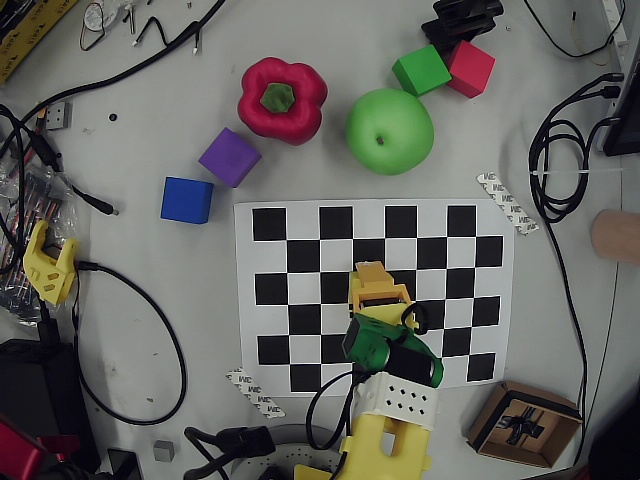
#> input picture scripts/auto_descended2.jpg, 640 x 480 px, given in place of board_src.jpg, which was not available
$ python board_homography4.py
#> lines starting #> are read from the running program, lines starting #| are printed output that depends on the picture; pictures that were not available may be replaced by others from this repository, and a replacement may not be noted
### qianli_ws/src/qianli_vision/qianli_vision/runtime_paths.py
"""ROS-independent resource paths shared by nodes and standalone tools.

Explicit overrides never silently fall back to a different robot or calibration.
Importing this module does not create directories, open devices or import ROS.
"""
from __future__ import annotations

import os
from pathlib import Path


def project_root() -> Path:
    override = os.environ.get('QI_PROJECT_ROOT')
    if override:
        return Path(override).expanduser().resolve()
    for parent in Path(__file__).resolve().parents:
        if (parent / 'qianli_ws').is_dir() and (parent / 'dual_twin').is_dir():
            return parent
    raise RuntimeError('Cannot locate QianLi; set QI_PROJECT_ROOT to the checkout')


def project_path(relative: str = '') -> str:
    return str(project_root() / relative)


# [11 lines left out: function so101_path, not called in this run]


def parts_path(relative: str = '') -> str:
    root = Path(os.environ.get('QI_PARTS_DIR', project_path('dual_twin/mj_parts')))
    return str(root.expanduser() / relative)


# [32 lines left out: functions robot_urdf_path, arm_source_path, driver_params_path, not called in this run]


def calibration_path(filename: str = '') -> str:
    root = Path(os.environ.get('QI_CALIB_DIR', project_path('calib'))).expanduser()
    return str(root / filename)


# [6 lines left out: function camera_source, not called in this run]


def default_camera():
    return camera_source(os.environ.get('QI_CAMERA', '0'))


# [25 lines left out: functions open_video_capture, default_arm_port, not called in this run]

### scripts/board_homography4.py
#!/usr/bin/env python3
"""抗遮挡棋盘单应 v4：SB 检测器找子棋盘 + 已知像素范围定相位。"""

from project_paths import open_video_capture

from project_paths import calibration_path, default_camera
import json
import sys

import cv2
import numpy as np

CELL = 33.0
COLS, ROWS = 7, 5
KNOWN = (286.0, 475.0, 236.0, 364.0)


def main():
    img = cv2.imread('/tmp/board_src.jpg')
#> img is the input picture: shape (480, 640, 3); mean B, G, R 96.1, 100.3, 100.6
    if img is None:
        cap = open_video_capture(default_camera())
        for _ in range(20):
            ok, f = cap.read()
            if ok:
                img = f
        cap.release()
        cv2.imwrite('/tmp/board_src.jpg', img)
    gray = cv2.cvtColor(img, cv2.COLOR_BGR2GRAY)
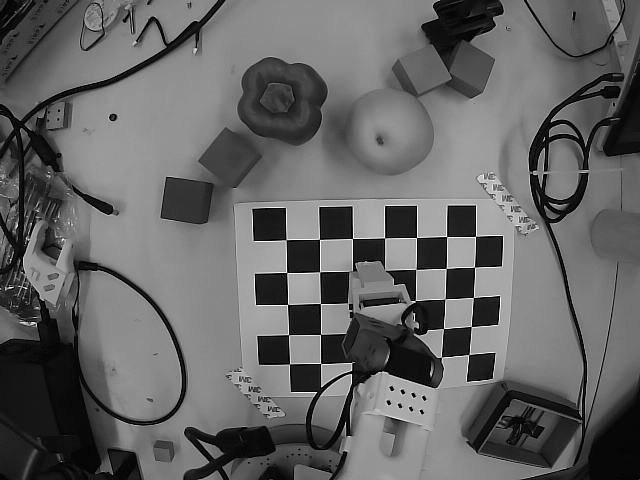
#> gray: shape (480, 640); min 0, max 255, mean 99.9
    variants = {'raw': gray,
                'clahe': cv2.createCLAHE(2.0, (8, 8)).apply(gray),
                'blur': cv2.GaussianBlur(gray, (3, 3), 0)}

    found_list = []
    for vn, im in variants.items():
        for cw in range(3, COLS + 1):
            for ch in range(3, ROWS + 1):
                try:
                    ok, corners = cv2.findChessboardCornersSB(im, (cw, ch))
                except Exception:
                    continue
                if ok:
                    found_list.append((cw * ch, cw, ch, vn,
                                       corners.reshape(-1, 2).astype(np.float64)))
#> this loop made 3 passes
#> vn on passes 1 to 3: 'raw', 'clahe', 'blur'
#> after the loop, found_list = 15 items
    if not found_list:
        print('❌ SB 也没找到任何子棋盘')
        return 1
    found_list.sort(reverse=True, key=lambda t: t[0])
    print(f'SB 找到 {len(found_list)} 个候选，最大 {found_list[0][1]}x'
          f'{found_list[0][2]} ({found_list[0][3]})')
#| SB 找到 15 个候选，最大 3x5 (raw)

    best = None
    for n, cw, ch, vn, corners in found_list:
        for ox in range(COLS - cw + 1):
            for oy in range(ROWS - ch + 1):
                obj = np.zeros((cw * ch, 2), np.float32)
                obj[:, 0] = (np.tile(np.arange(cw), ch) + ox) * CELL
                obj[:, 1] = (np.repeat(np.arange(ch), cw) + oy) * CELL
                H, _ = cv2.findHomography(corners.astype(np.float32), obj)
                if H is None:
                    continue
                full = np.zeros((COLS * ROWS, 2), np.float32)
                full[:, 0] = np.tile(np.arange(COLS), ROWS) * CELL
                full[:, 1] = np.repeat(np.arange(ROWS), COLS) * CELL
                inv = np.linalg.inv(H)
                v = (inv @ np.hstack([full, np.ones((len(full), 1))]).T).T
                p = v[:, :2] / v[:, 2:3]
                err = (abs(p[:, 0].min() - KNOWN[0]) + abs(p[:, 0].max() - KNOWN[1])
                       + abs(p[:, 1].min() - KNOWN[2]) + abs(p[:, 1].max() - KNOWN[3]))
                if best is None or err < best[0]:
                    best = (err, H, (cw, ch), (ox, oy), p, vn, n)
#> this loop made 15 passes
#> (n, cw, ch, vn) on passes 1 to 12: (15, 3, 5, 'raw'), (15, 5, 3, 'raw'), (15, 3, 5, 'clahe'), (15, 5, 3, 'clahe'), (15, 3, 5, 'blur'), (15, 5, 3, 'blur'), (12, 3, 4, 'raw'), (12, 4, 3, 'raw'), (12, 3, 4, 'clahe'), (12, 4, 3, 'clahe'), (12, 3, 4, 'blur'), (12, 4, 3, 'blur')
#> after the loop, best = 7 items
    err, H, size, off, p, vn, n = best
#> err = 12.48; H = [[0.839, -0.0886, -224.2], [0.00756, 0.794, -191], [-0.000155, -0.000627, 1]]; size = (4, 3); off = (3, 0); p = 35 pairs, first value 292.3 to 475.8, second value 236.2 to 358.8; vn = 'blur'; n = 12
    print(f'最佳: {vn} 子棋盘 {size[0]}x{size[1]} 偏移({off[0]},{off[1]}) '
          f'{n} 角点  范围匹配误差 {err:.1f}px')
#| 最佳: blur 子棋盘 4x3 偏移(3,0) 12 角点  范围匹配误差 12.5px
    print(f'  预测整盘像素范围 x {p[:,0].min():.0f}..{p[:,0].max():.0f} '
          f'y {p[:,1].min():.0f}..{p[:,1].max():.0f}')
#|   预测整盘像素范围 x 292..476 y 236..359
    print(f'  已知范围            x {KNOWN[0]:.0f}..{KNOWN[1]:.0f} '
          f'y {KNOWN[2]:.0f}..{KNOWN[3]:.0f}')
    if err > 40:
        print('❌ 匹配太差')
        return 1
    json.dump({'H': H.tolist(), 'cell_mm': CELL, 'sub': list(size),
               'offset': list(off), 'match_err_px': float(err), 'variant': vn},
              open(calibration_path('board_homography.json'), 'w'), indent=2)
    print('✅ 已写 /tmp/board_homography.json')

    hsv = cv2.cvtColor(img, cv2.COLOR_BGR2HSV)
    m = cv2.inRange(hsv, np.array((20, 90, 90)), np.array((34, 255, 255)))
    m = cv2.morphologyEx(m, cv2.MORPH_CLOSE, np.ones((7, 7), np.uint8))
    cnts, _ = cv2.findContours(m, cv2.RETR_EXTERNAL, cv2.CHAIN_APPROX_SIMPLE)
    MARKS = [((0.0, 0.0), (0.2915, 0.0296)), ((9.9, 0.0), (0.3050, -0.0688)),
             ((0.0, 6.6), (0.2260, 0.0168)), ((9.9, 6.6), (0.2323, -0.0710)),
             ((3.3, 3.3), (0.2582, -0.0086))]
    G = np.array([x[0] for x in MARKS], float) / 100.0
    B = np.array([x[1] for x in MARKS], float)
    aff, *_ = np.linalg.lstsq(np.hstack([G, np.ones((len(G), 1))]), B, rcond=None)
    print('\n黄色候选:')
    for c in cnts:
        a = cv2.contourArea(c)
        if a < 350:
            continue
        x, y, w, hh = cv2.boundingRect(c)
        if not 0.6 <= w / float(hh) <= 1.7:
            continue
        cx, cy = x + w / 2, y + hh / 2
        v = H @ np.array([cx, cy, 1.0])
        v = v[:2] / v[2]
        gx, gy = v[0] / 10.0, v[1] / 10.0
        bx, by = aff[:2].T @ np.array([gx / 100, gy / 100]) + aff[2]
        onb = (-0.5 <= v[0] / CELL <= COLS - 0.5
               and -0.5 <= v[1] / CELL <= ROWS - 0.5)
        print(f'  像素({cx:.0f},{cy:.0f}) {max(w,hh):.0f}px  '
              f'棋盘({gx:+.2f},{gy:+.2f})cm  base({bx:.4f},{by:.4f})  '
              f'{"在棋盘上" if onb else "棋盘外"}')
    return 0


if __name__ == '__main__':
#> (the run stopped early here; a loop or call above may not have finished)

$ run again, on scripts/cam0.jpg
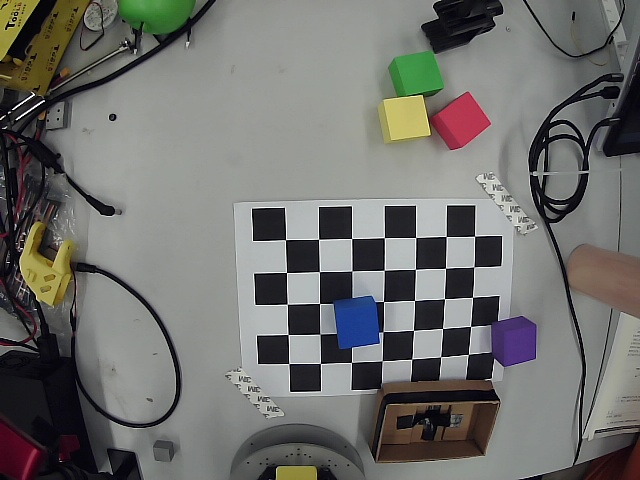
#> input picture scripts/cam0.jpg, 640 x 480 px, given in place of board_src.jpg, which was not available
#> in main, img is the input picture: shape (480, 640, 3); mean B, G, R 109, 112.1, 112.1
#> in main, `gray = cv2.cvtColor(img, cv2.COLOR_BGR2GRAY)`:
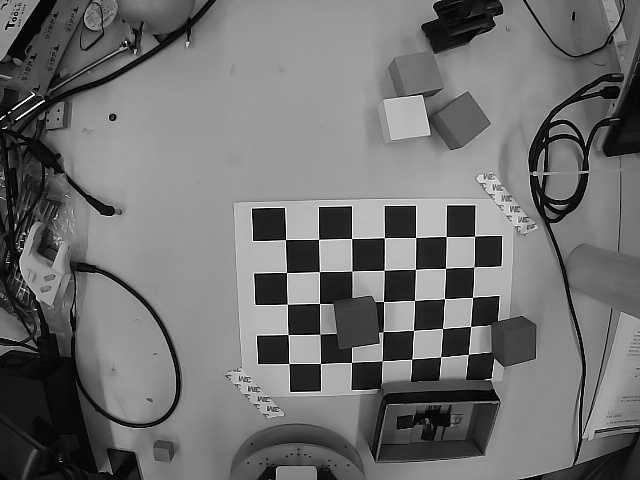
#> gray: shape (480, 640); min 0, max 255, mean 111.7
#> the loop in main, `for vn, im in variants.items():` made 3 passes
#> vn on passes 1 to 3: 'raw', 'clahe', 'blur'
#> after the loop in main, `for vn, im in variants.items():`: found_list = 24 items
#| SB 找到 24 个候选，最大 7x3 (raw)
#> the loop in main, `for n, cw, ch, vn, corners in found_list:` made 24 passes
#> (n, cw, ch, vn) on passes 1 to 8: (21, 7, 3, 'raw'), (21, 7, 3, 'blur'), (20, 4, 5, 'raw'), (20, 5, 4, 'raw'), (20, 4, 5, 'clahe'), (20, 5, 4, 'clahe'), (20, 4, 5, 'blur'), (20, 5, 4, 'blur')
#> after the loop in main, `for n, cw, ch, vn, corners in found_list:`: best = 7 items
#> in main, `err, H, size, off, p, vn, n = best`: err = 8.19; H = [[0.739, -0.0275, -203], [0.0115, 0.755, -183.8], [-0.000408, -0.00038, 1]]; size = (4, 5); off = (3, 0); p = 35 pairs, first value 283.8 to 475.6, second value 236.4 to 369; vn = 'blur'; n = 20
#| 最佳: blur 子棋盘 4x5 偏移(3,0) 20 角点  范围匹配误差 8.2px
#|   预测整盘像素范围 x 284..476 y 236..369
